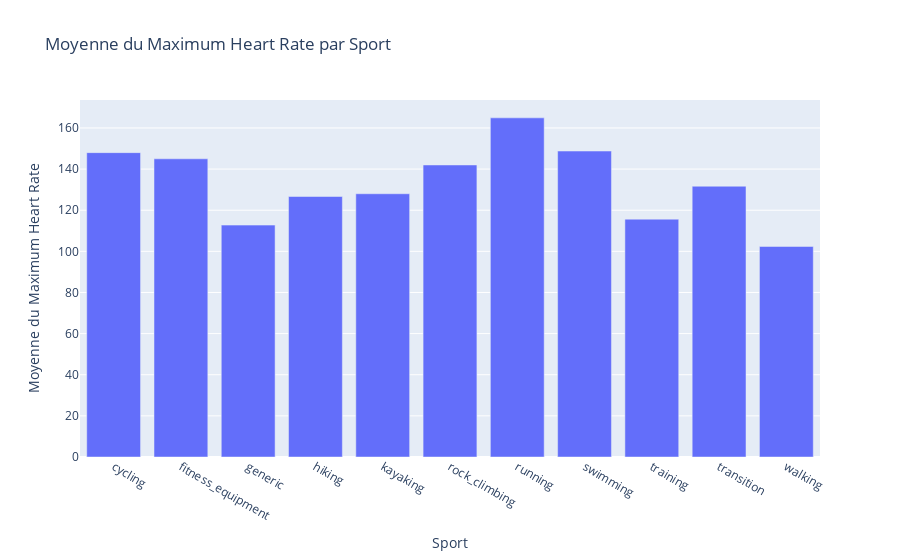

This figure's notebook cell:
### Code cell
import pandas as pd
import plotly.express as px

# Supposons que votre DataFrame contenant les données soit nommé df
# Assurez-vous d'avoir correctement chargé vos données dans un DataFrame pandas avant d'exécuter ce code

# Groupement des données par sport et calcul de la moyenne du Maximum Heart Rate
avg_max_hr_by_sport = activity_df.groupby('sport')['max_heart_rate'].mean().reset_index()

# Création du graphique à barres
fig = px.bar(avg_max_hr_by_sport, x='sport', y='max_heart_rate', 
             title='Moyenne du Maximum Heart Rate par Sport',
             labels={'sport': 'Sport', 'max_heart_rate': 'Moyenne du Maximum Heart Rate'})

# Affichage du graphique
fig.show()

### Figure 1 — Plotly figure (JSON) as saved in the notebook; plotly's stock layout.template omitted (floating-point values rounded to 4 significant figures)
{"data": [{"alignmentgroup": "True", "hovertemplate": "Sport=%{x}<br>Moyenne du Maximum Heart Rate=%{y}<extra></extra>", "legendgroup": "", "marker": {"color": "#636efa", "pattern": {"shape": ""}}, "name": "", "offsetgroup": "", "orientation": "v", "showlegend": false, "textposition": "auto", "type": "bar", "x": ["cycling", "fitness_equipment", "generic", "hiking", "kayaking", "rock_climbing", "running", "swimming", "training", "transition", "walking"], "xaxis": "x", "y": [148.0, 145, 112.8, 126.7, 128, 142, 164.9, 148.8, 115.6, 131.7, 102.4], "yaxis": "y"}], "layout": {"barmode": "relative", "legend": {"tracegroupgap": 0}, "title": {"text": "Moyenne du Maximum Heart Rate par Sport"}, "xaxis": {"anchor": "y", "domain": [0, 1], "title": {"text": "Sport"}}, "yaxis": {"anchor": "x", "domain": [0, 1], "title": {"text": "Moyenne du Maximum Heart Rate"}}}}
